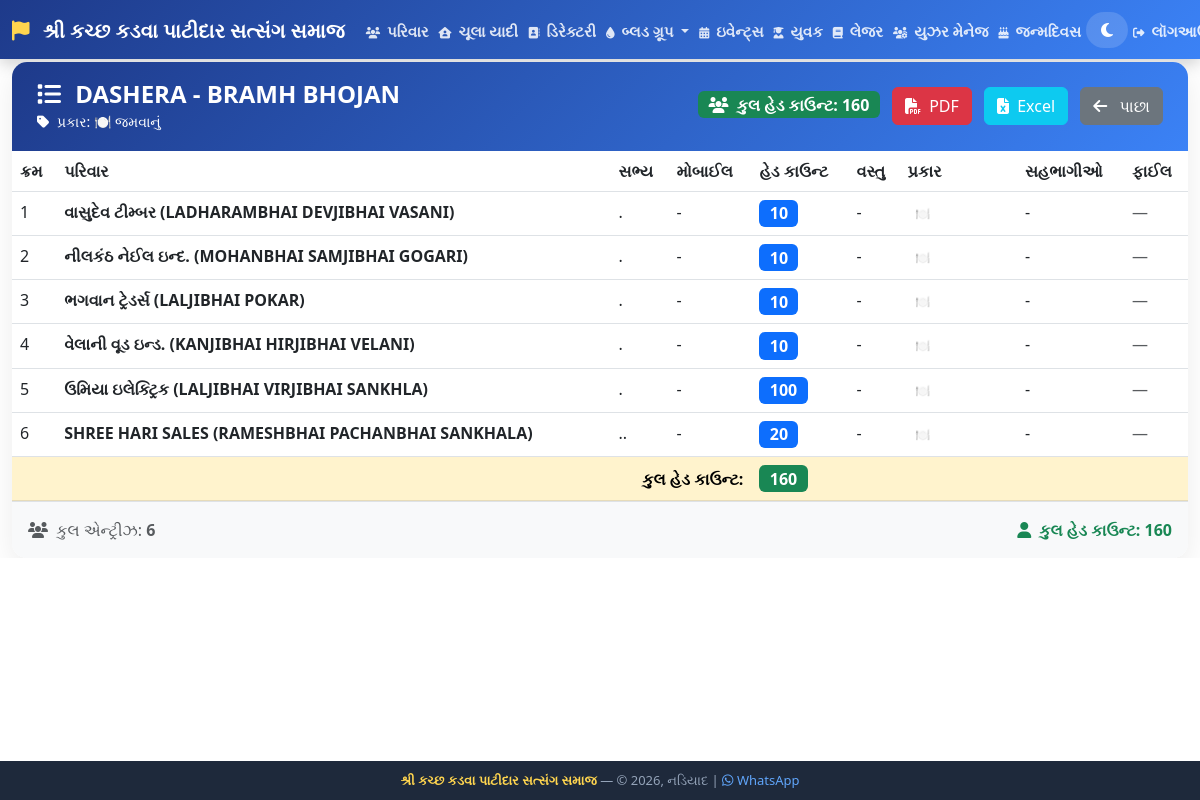
Page /event/view/1 (signed in) on the committed database.
### tables this page shows
CREATE TABLE events (
        id INTEGER PRIMARY KEY AUTOINCREMENT, 
        event_name TEXT, 
        event_date TEXT, 
        deadline_date TEXT, 
        event_type TEXT DEFAULT 'culture'
    );

CREATE TABLE rsvp (
        id INTEGER PRIMARY KEY AUTOINCREMENT, 
        event_id INTEGER, 
        family_id INTEGER, 
        member_name TEXT, 
        mobile_number TEXT,
        head_count INTEGER DEFAULT 0,
        standard TEXT, 
        percentage TEXT, 
        item_name TEXT, 
        performance_type TEXT, 
        file_path TEXT, 
        leader_name TEXT, 
        leader_mobile TEXT, 
        participants_count INTEGER DEFAULT 1, 
        participants_names TEXT, 
        program_duration TEXT, 
        academic_year TEXT, 
        semester TEXT, 
        total_marks TEXT, 
        obtained_marks TEXT, 
        other_info TEXT, 
        submitted_at TEXT
    );

### app.py (the view)
@app.route("/event/view/<int:event_id>")
def view_event_entries(event_id):
    if not session.get("logged_in"):
        return redirect("/login")
    conn = sqlite3.connect("samaj.db")
    cursor = conn.cursor()
    ev_info = cursor.execute("SELECT event_name, event_type FROM events WHERE id=?", (event_id,)).fetchone()
    if not ev_info:
        conn.close()
        return "ઇવેન્ટ મળી નથી."
    cursor.execute("""
        SELECT
            r.id, r.family_id, r.member_name, r.mobile_number,
            r.standard, r.percentage, r.item_name, r.performance_type,
            r.file_path, r.head_count, r.leader_name, r.leader_mobile,
            r.participants_count, r.participants_names, r.program_duration,
            r.academic_year, r.semester, r.total_marks, r.obtained_marks,
            r.other_info
        FROM rsvp r
        WHERE r.event_id = ?
        ORDER BY r.id DESC
    """, (event_id,))
    raw_entries = cursor.fetchall()
    formatted_entries = []
    total_head_count = 0
    for r in raw_entries:
        firm_title = "Unknown"
        if r[1]:
            f_info = cursor.execute("SELECT firm_name, family_name FROM families WHERE id=?", (r[1],)).fetchone()
            if f_info:
                firm_title = f"{f_info[0]} ({f_info[1]})"
        head_count = int(r[9]) if r[9] is not None and r[9] != '' else 0
        total_head_count += head_count
        file_path = r[8]
        if file_path and not file_path.startswith('/') and not file_path.startswith('http'):
            file_path = '/' + file_path
        formatted_entries.append({
            'id': r[0],
            'firm_name': firm_title,
            'member_name': r[2] or '-',
            'mobile_number': r[3] or '-',
            'standard': r[4] or '-',
            'percentage': r[5] or '-',
            'item_name': r[6] or '-',
            'performance_type': r[7],
            'file_path': file_path,
            'head_count': head_count,
            'leader_name': r[10] or '-',
            'leader_mobile': r[11] or '-',
            'participants_count': r[12] or 0,
            'participants_names': r[13] or '',
            'program_duration': r[14] or '-',
            'academic_year': r[15] or '-',
            'semester': r[16] or '-',
            'total_marks': r[17] or '-',
            'obtained_marks': r[18] or '-',
            'other_info': r[19] or '-'
        })
    conn.close()
    return render_template("event_entries.html",
                          entries=formatted_entries,
                          event_name=ev_info[0],
                          event_type=ev_info[1],
                          event_id=event_id,
                          total_head_count=total_head_count)

### templates/event_entries.html (shortened to what this page needs)
{% extends "base.html" %}
{% block content %}
<div class="card">
    <div class="card-header d-flex justify-content-between align-items-center flex-wrap">
        <div>
            <h4><i class="fas fa-list me-2"></i> {{ event_name }}</h4>
            <small>
                <i class="fas fa-tag me-1"></i> પ્રકાર:
                {% if event_type == 'culture' %}🎭 સાંસ્કૃતિક
                {% elif event_type == 'saraswati' %}📚 સરસ્વતી
                {% elif event_type == 'jamvanu' %}🍽️ જમવાનું
                {% else %}{{ event_type }}{% endif %}
            </small>
        </div>
        <div>
            <span class="badge bg-success fs-6 me-2">
                <i class="fas fa-users me-1"></i> કુલ હેડ કાઉન્ટ: {{ total_head_count }}
            </span>
            <a href="/event/{{ event_id }}/export/pdf" class="btn btn-danger me-2">
                <i class="fas fa-file-pdf me-1"></i> PDF
            </a>
            <a href="/event/{{ event_id }}/export/excel" class="btn btn-info text-white me-2">
                <i class="fas fa-file-excel me-1"></i> Excel
            </a>
            <a href="/events" class="btn btn-secondary">
                <i class="fas fa-arrow-left me-2"></i> પાછા
            </a>
        </div>
    </div>
    <div class="card-body p-0">
        {% if entries %}
        <div class="table-responsive">
            <table class="table table-hover mb-0">
                <thead>
                    <tr>
                        <th>ક્રમ</th>
                        <th>પરિવાર</th>
                        <th>સભ્ય</th>
                        <th>મોબાઈલ</th>
                        <th>હેડ કાઉન્ટ</th>
                        <th>વસ્તુ</th>
                        <th>પ્રકાર</th>
                        <th>સહભાગીઓ</th>
                        <th>ફાઈલ</th>
                    </tr>
                </thead>
                <tbody>
                    {% for entry in entries %}
                    <tr>
                        <td>{{ loop.index }}</td>
                        <td><strong>{{ entry.firm_name }}</strong></td>
                        <td>{{ entry.member_name }}</td>
                        <td>{{ entry.mobile_number or '-' }}</td>
                        <td>
                            {% if entry.head_count > 0 %}
                                <span class="badge bg-primary fs-6">{{ entry.head_count }}</span>
                            {% else %}
                                <span class="text-muted">-</span>
                            {% endif %}
                        </td>
                        <td>{{ entry.item_name or '-' }}</td>
                        <td>
                            {% if entry.performance_type == 'culture' %}
                                <span class="badge-culture badge">🎭 Culture</span>
                            {% elif entry.performance_type == 'saraswati' %}
                                <span class="badge-saraswati badge">📚 Saraswati</span>
                            {% elif entry.performance_type == 'jamvanu' %}
                                <span class="badge-jamvanu badge">🍽️ Jamvanu</span>
                            {% else %}
                                <span class="badge bg-secondary">{{ entry.performance_type or '-' }}</span>
                            {% endif %}
                        </td>
                        <td>
                            {% if entry.participants_count %}
                                <span class="badge bg-primary">{{ entry.participants_count }}</span>
                                {% if entry.participants_names %}
                                    <br><small class="text-muted">{{ entry.participants_names[:30] }}</small>
                                {% endif %}
                            {% else %}
                                -
                            {% endif %}
                        </td>
                        <td>
                            {% if entry.file_path %}
                            <div class="d-flex flex-column align-items-center">
                                {% set ext = entry.file_path.split('.')[-1].lower() %}
                                {% if ext in ['jpg','jpeg','png','gif','webp'] %}
                                    <a href="{{ entry.file_path }}" target="_blank">
                                        <img src="{{ entry.file_path }}" style="max-width:60px; max-height:60px; border-radius:6px;">
                                    </a>
                                {% elif ext in ['mp3','wav','ogg'] %}
                                    <audio controls style="width:100px; height:30px;">
                                        <source src="{{ entry.file_path }}">
                                    </audio>
                                {% elif ext in ['mp4','webm','mov'] %}
                                    <video controls style="max-width:100px; max-height:60px;">
                                        <source src="{{ entry.file_path }}">
                                    </video>
                                {% elif ext == 'pdf' %}
                                    <a href="{{ entry.file_path }}" target="_blank" style="font-size:30px; color:#dc3545;">
                                        <i class="fas fa-file-pdf"></i>
                                    </a>
                                {% else %}
                                    <a href="{{ entry.file_path }}" target="_blank" style="font-size:24px;">
                                        <i class="fas fa-file"></i>
                                    </a>
                                {% endif %}
                                <a href="{{ entry.file_path }}" target="_blank" style="font-size:11px;">
                                    <i class="fas fa-external-link-alt"></i> જુઓ
                                </a>
                            </div>
                            {% else %}
                                <span class="text-muted">—</span>
                            {% endif %}
                        </td>
                    </tr>
                    {% endfor %}
                </tbody>
                <tfoot>
                    <tr class="table-warning fw-bold">
                        <td colspan="4" class="text-end">કુલ હેડ કાઉન્ટ:</td>
                        <td><span class="badge bg-success fs-6">{{ total_head_count }}</span></td>
                        <td colspan="4"></td>
                    </tr>
                </tfoot>
            </table>
        </div>
        <div class="p-3 bg-light border-top d-flex justify-content-between">
            <span class="text-muted"><i class="fas fa-users me-1"></i> કુલ એન્ટ્રીઝ: <strong>{{ entries|length }}</strong></span>
            <span class="text-success fw-bold"><i class="fas fa-user me-1"></i> કુલ હેડ કાઉન્ટ: <strong>{{ total_head_count }}</strong></span>
        </div>
        {% else %}
        <div class="text-center py-5 text-muted">
            <i class="fas fa-inbox fa-3x d-block mb-3"></i>
            <h5>કોઈ એન્ટ્રી નથી</h5>
            <p>આ ઇવેન્ટ માટે હજુ સુધી કોઈ RSVP સબમિટ થયું નથી.</p>
        </div>
        {% endif %}
    </div>
</div>
{% endblock %}

### templates/base.html (style rules this page uses)
html, body { width: 100% !important; overflow-x: hidden !important; margin: 0 !important; padding: 0 !important; }
body { font-family: 'Segoe UI', Tahoma, Geneva, Verdana, sans-serif; padding-bottom: 60px; transition: all 0.3s; }
.card { border-radius: 15px; box-shadow: 0 10px 30px rgba(0,0,0,0.08); border: none; overflow: hidden; }
.card-header { background: linear-gradient(135deg, #1e3a8a, #3b82f6); color: white; padding: 18px 25px; border-bottom: none; }
.card-header h4 { margin: 0; font-weight: 600; }
* { box-sizing: border-box; }
body { overflow-x: hidden !important; width: 100%; }

### rows in the picture
events: event_name "DASHERA - BRAMH BHOJAN"
rsvp: firm_name "વાસુદેવ ટીમ્બર (LADHARAMBHAI DEVJIBHAI VASANI)", member_name ".", mobile_number "-", head_count "10", item_name "-", performance_type "🍽️ Jamvanu"
rsvp: firm_name "નીલકંઠ નેઈલ ઇન્દ. (MOHANBHAI SAMJIBHAI GOGARI)", member_name ".", mobile_number "-", head_count "10", item_name "-", performance_type "🍽️ Jamvanu"
rsvp: firm_name "ભગવાન ટ્રેડર્સ (LALJIBHAI POKAR)", member_name ".", mobile_number "-", head_count "10", item_name "-", performance_type "🍽️ Jamvanu"
rsvp: firm_name "વેલાની વૂડ ઇન્ડ. (KANJIBHAI HIRJIBHAI VELANI)", member_name ".", mobile_number "-", head_count "10", item_name "-", performance_type "🍽️ Jamvanu"
rsvp: firm_name "ઉમિયા ઇલેક્ટ્રિક (LALJIBHAI VIRJIBHAI SANKHLA)", member_name ".", mobile_number "-", head_count "100", item_name "-", performance_type "🍽️ Jamvanu"
rsvp: firm_name "SHREE HARI SALES (RAMESHBHAI PACHANBHAI SANKHALA)", member_name "..", mobile_number "-", head_count "20", item_name "-", performance_type "🍽️ Jamvanu"

### other values in the picture
{{ total_head_count }} "160"
{{ entries|length }} "6"
